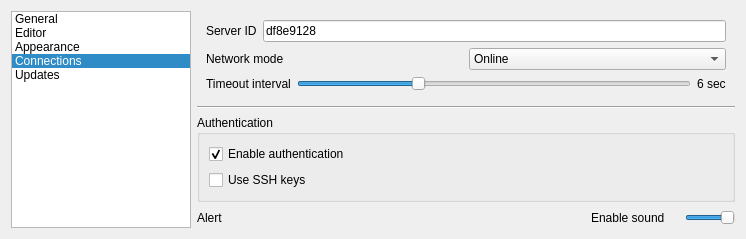
          <widget class="QWidget" name="subwindow_4">
           <property name="windowTitle">
            <string>Preferences</string>
           </property>
           <layout class="QGridLayout" name="gridLayout_63">
            <item row="0" column="0">
             <layout class="QHBoxLayout" name="horizontalLayout_12" stretch="1,3">
              <item>
               <widget class="QListWidget" name="listWidget">
                <property name="sizePolicy">
                 <sizepolicy hsizetype="Fixed" vsizetype="Expanding">
                  <horstretch>0</horstretch>
                  <verstretch>0</verstretch>
                 </sizepolicy>
                </property>
                <property name="minimumSize">
                 <size>
                  <width>115</width>
                  <height>0</height>
                 </size>
                </property>
                <property name="currentRow">
                 <number>3</number>
                </property>
                <item>
                 <property name="text">
                  <string>General</string>
                 </property>
                </item>
                <item>
                 <property name="text">
                  <string>Editor</string>
                 </property>
                </item>
                <item>
                 <property name="text">
                  <string>Appearance</string>
                 </property>
                </item>
                <item>
                 <property name="text">
                  <string>Connections</string>
                 </property>
                </item>
                <item>
                 <property name="text">
                  <string>Updates</string>
                 </property>
                </item>
               </widget>
              </item>
              <item>
               <layout class="QVBoxLayout" name="verticalLayout_7">
                <item>
                 <widget class="QWidget" name="widget_3" native="true">
                  <layout class="QGridLayout" name="gridLayout_61">
                   <item row="0" column="0">
                    <layout class="QHBoxLayout" name="horizontalLayout_4">
                     <item>
                      <widget class="QLabel" name="label_15">
                       <property name="text">
                        <string>Server ID</string>
                       </property>
                      </widget>
                     </item>
                     <item>
                      <widget class="QLineEdit" name="lineEdit_2">
                       <property name="text">
                        <string>df8e9128</string>
                       </property>
                      </widget>
                     </item>
                    </layout>
                   </item>
                   <item row="1" column="0">
                    <layout class="QHBoxLayout" name="horizontalLayout_8">
                     <item>
                      <widget class="QLabel" name="label_55">
                       <property name="text">
                        <string>Network mode</string>
                       </property>
                      </widget>
                     </item>
                     <item>
                      <widget class="QComboBox" name="comboBox_2">
                       <item>
                        <property name="text">
                         <string>Online</string>
                        </property>
                       </item>
                       <item>
                        <property name="text">
                         <string>Offline</string>
                        </property>
                       </item>
                      </widget>
                     </item>
                    </layout>
                   </item>
                   <item row="2" column="0">
                    <layout class="QHBoxLayout" name="horizontalLayout_10">
                     <item>
                      <widget class="QLabel" name="label_56">
                       <property name="text">
                        <string>Timeout interval</string>
                       </property>
                      </widget>
                     </item>
                     <item>
                      <widget class="QSlider" name="horizontalSlider">
                       <property name="maximum">
                        <number>20</number>
                       </property>
                       <property name="value">
                        <number>6</number>
                       </property>
                       <property name="orientation">
                        <enum>Qt::Orientation::Horizontal</enum>
                       </property>
                      </widget>
                     </item>
                     <item>
                      <widget class="QLabel" name="label_57">
                       <property name="text">
                        <string>6 sec</string>
                       </property>
                      </widget>
                     </item>
                    </layout>
                   </item>
                  </layout>
                 </widget>
                </item>
                <item>
                 <widget class="Line" name="line">
                  <property name="orientation">
                   <enum>Qt::Orientation::Horizontal</enum>
                  </property>
                 </widget>
                </item>
                <item>
                 <widget class="QGroupBox" name="groupBox_2">
                  <property name="title">
                   <string>Authentication</string>
                  </property>
                  <property name="flat">
                   <bool>true</bool>
                  </property>
                  <layout class="QGridLayout" name="gridLayout_62">
                   <item row="0" column="0">
                    <widget class="QCheckBox" name="checkBox_4">
                     <property name="text">
                      <string>Enable authentication</string>
                     </property>
                     <property name="checked">
                      <bool>true</bool>
                     </property>
                    </widget>
                   </item>
                   <item row="1" column="0">
                    <widget class="QCheckBox" name="checkBox_9">
                     <property name="text">
                      <string>Use SSH keys</string>
                     </property>
                    </widget>
                   </item>
                  </layout>
                 </widget>
                </item>
                <item>
                 <layout class="QHBoxLayout" name="horizontalLayout_11">
                  <item>
                   <widget class="QLabel" name="label_58">
                    <property name="text">
                     <string>Alert</string>
                    </property>
                   </widget>
                  </item>
                  <item>
                   <spacer name="horizontalSpacer_2">
                    <property name="orientation">
                     <enum>Qt::Orientation::Horizontal</enum>
                    </property>
                    <property name="sizeType">
                     <enum>QSizePolicy::Policy::Fixed</enum>
                    </property>
                    <property name="sizeHint" stdset="0">
                     <size>
                      <width>300</width>
                      <height>20</height>
                     </size>
                    </property>
                   </spacer>
                  </item>
                  <item>
                   <widget class="QLabel" name="label_59">
                    <property name="text">
                     <string>Enable sound</string>
                    </property>
                   </widget>
                  </item>
                  <item>
                   <widget class="QSlider" name="horizontalSlider_3">
                    <property name="sizePolicy">
                     <sizepolicy hsizetype="Fixed" vsizetype="Fixed">
                      <horstretch>50</horstretch>
                      <verstretch>0</verstretch>
                     </sizepolicy>
                    </property>
                    <property name="maximumSize">
                     <size>
                      <width>50</width>
                      <height>16777215</height>
                     </size>
                    </property>
                    <property name="maximum">
                     <number>1</number>
                    </property>
                    <property name="pageStep">
                     <number>1</number>
                    </property>
                    <property name="value">
                     <number>1</number>
                    </property>
                    <property name="orientation">
                     <enum>Qt::Orientation::Horizontal</enum>
                    </property>
                   </widget>
                  </item>
                 </layout>
                </item>
               </layout>
              </item>
             </layout>
            </item>
           </layout>
          </widget>
